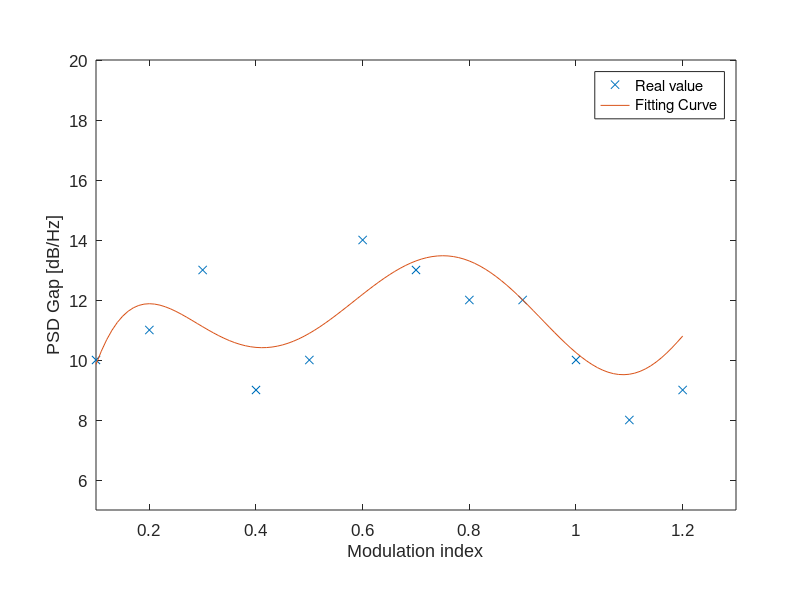

The MATLAB script that drew this image:
clear;clc;close all;

M = 0.1:0.1:1.2;
PSD_gap = [10 11 13 9 10 14 13 12 12 10 8 9];
x = 0.1:0.01:1.2;
p1 =      -466.9;
p2 =        1757;
p3 =       -2128;
p4 =       476.8;
p5 =       849.3;
p6 =      -625.3;
p7 =       146.8;
p8 =      0.5455;
fitcurve = p1*x.^7 + p2*x.^6 + p3*x.^5 + p4*x.^4 + p5*x.^3 + ...
    p6*x.^2 + p7*x + p8;

figure(1)
plot(M,PSD_gap,'x')
xlabel('Modulation index');ylabel('PSD Gap [dB/Hz]');
axis([0.1 1.3 5 20])
set(gcf,'unit','centimeters','position',[10 10 17 11])
set(gca,'Position',[.12 .15 .8 .75]);
set(gca,'FontSize',12,'FontName','Arial');
hold on
plot(x,fitcurve)
legend('Real value','Fitting Curve')
